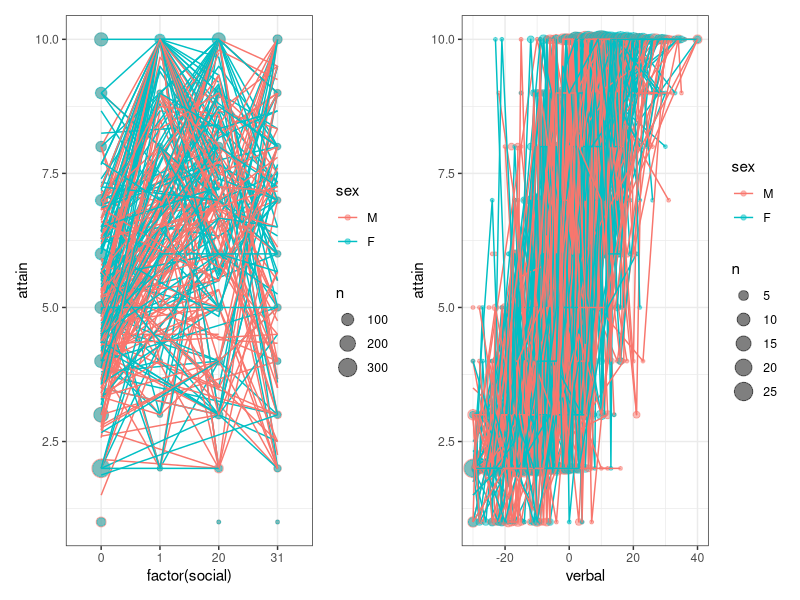

Write R code to recreate this figure.
## ---- chunk 1
library(mlmRev)
library(ggplot2); theme_set(theme_bw())
library(nlme)
library(lme4)
library(lmerTest)
library(glmmTMB)
library(broom.mixed)
library(pbkrtest)
library(patchwork)
## ---- chunk 2
gg0 <- ggplot(ScotsSec, aes(y = attain, colour = sex)) + stat_sum(alpha = 0.5) +
    stat_summary(aes(group=interaction(sex, primary)), geom = "line", fun=mean)
gg1 <- gg0 + aes(x=factor(social))
gg2 <- gg0 + aes(x=verbal)
gg1 + gg2
